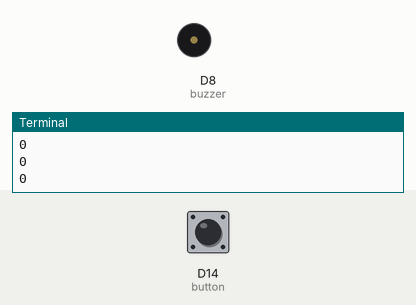
Bench run of a program on a simulated Raspberry Pi (BCM pin numbers) with a GrovePi and a Grove Base HAT. On the bench: buzzer (waves = sounding, pin HIGH), the last lines printed to the terminal. The test bench sets the inputs (shaded band); at power-on: D14 (button) LOW.

Above: at 1.2 s.
1.3 s: D14 (button) pulled HIGH for 0.6 s
At 2.3 s:
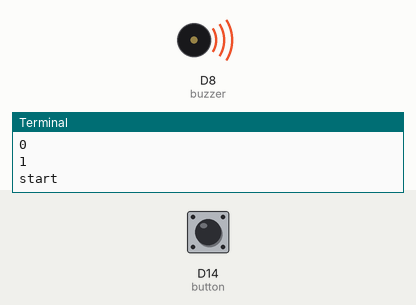
4.0 s: D14 (button) pulled HIGH for 3.2 s
At 8.4 s:
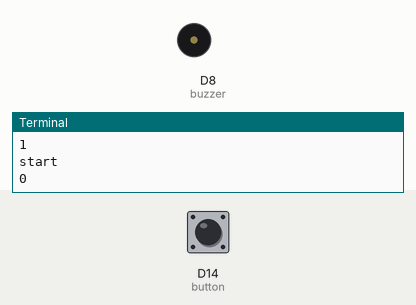
Timing chart, 0 to 9.9 s (numbered marks = the images above; inputs shaded):
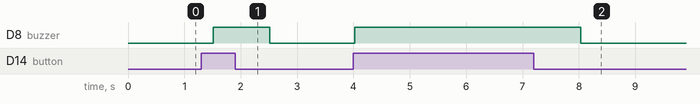

Measured:
- after the input at 1.3 s, D8 (buzzer): LOW → HIGH after 0.21 s, → LOW 1.0 s later
- after the input at 4.0 s, D8 (buzzer): LOW → HIGH at once, → LOW 4.0 s later

The program:

GrovePi_Hardware_Test.py
```python
#!/usr/bin/env python
#
# GrovePi Hardware Test
#	Connect Buzzer to Port D8
#	Connect Button to Analog Port A0
#
# The GrovePi connects the Raspberry Pi and Grove sensors.  You can learn more about GrovePi here:  http://www.grovepi.com
#
# Have a question about this example?  Ask on the forums here:  http://forum.dexterindustries.com/c/grovepi
#
'''
## License

The MIT License (MIT)

GrovePi for the Raspberry Pi: an open source platform for connecting Grove Sensors to the Raspberry Pi.
Copyright (C) 2017  Dexter Industries

Permission is hereby granted, free of charge, to any person obtaining a copy
of this software and associated documentation files (the "Software"), to deal
in the Software without restriction, including without limitation the rights
to use, copy, modify, merge, publish, distribute, sublicense, and/or sell
copies of the Software, and to permit persons to whom the Software is
furnished to do so, subject to the following conditions:

The above copyright notice and this permission notice shall be included in
all copies or substantial portions of the Software.

THE SOFTWARE IS PROVIDED "AS IS", WITHOUT WARRANTY OF ANY KIND, EXPRESS OR
IMPLIED, INCLUDING BUT NOT LIMITED TO THE WARRANTIES OF MERCHANTABILITY,
FITNESS FOR A PARTICULAR PURPOSE AND NONINFRINGEMENT. IN NO EVENT SHALL THE
AUTHORS OR COPYRIGHT HOLDERS BE LIABLE FOR ANY CLAIM, DAMAGES OR OTHER
LIABILITY, WHETHER IN AN ACTION OF CONTRACT, TORT OR OTHERWISE, ARISING FROM,
OUT OF OR IN CONNECTION WITH THE SOFTWARE OR THE USE OR OTHER DEALINGS IN
THE SOFTWARE.
'''
import time
import grovepi

# Connect the Grove Button to Analog Port 0.
button = 14		# This is the A0 pin.
buzzer = 8		# This is the D8 pin.

grovepi.pinMode(button,"INPUT")
grovepi.pinMode(buzzer,"OUTPUT")

print("GrovePi Basic Hardware Test.")
print("Setup:  Connect the button sensor to port A0.  Connect a Grove Buzzer to port D8.")
print("Press the button and the buzzer will buzz!")

while True:
    try:
		butt_val = grovepi.digitalRead(button)	# Each time we go through the loop, we read A0.
		print (butt_val)						# Print the value of A0.
		if butt_val == 1:
			grovepi.digitalWrite(buzzer,1)
			print ('start')
			time.sleep(1)
		else:
			grovepi.digitalWrite(buzzer,0)
			time.sleep(.5)

    except IOError:
        print ("Error")
```
